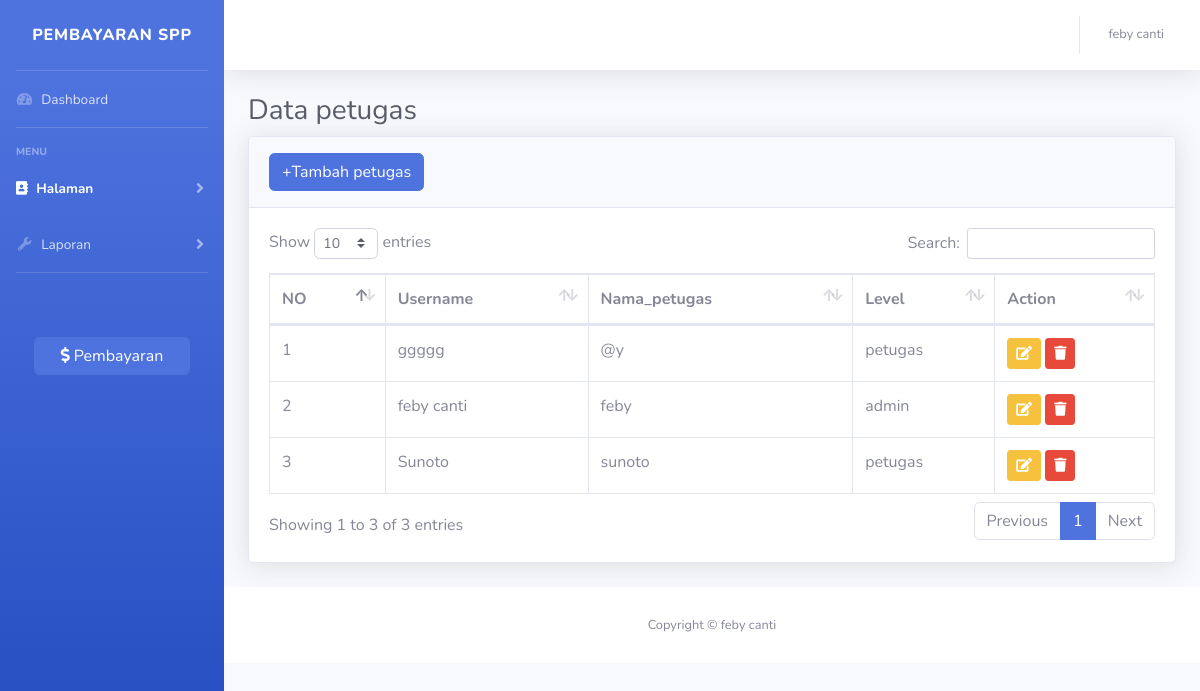
The app's page /index.php?page=petugas (signed in) with its own data.
### tables this page shows
CREATE TABLE `petugas` (
  `id_petugas` int(10) NOT NULL,
  `nama_petugas` varchar(30) NOT NULL,
  `username` varchar(20) NOT NULL,
  `password` varchar(32) NOT NULL,
  `level` enum('admin','petugas') NOT NULL
);

### petugas.php (the view, shortened to what this page needs)
<h1 class="h3 mb-2 text-gray-800">Data petugas</h1>
<div class="card shadow mb-4">
    <div class="card-header py-3">
        <button type="button" class="btn btn-primary" data-toggle="modal" data-target="#tambahpetugas">
            +Tambah petugas
        </button>
    </div>
    <div class="card-body">
        <div class="table-responsive">
            <table class="table table-bordered" id="dataTable" width="100%" cellspacing="0">
                <thead>
                    <tr>
                        <th>NO</th>
                        <th>Username</th>
                        <th>Nama_petugas</th>
                        <th>Level</th>
                        <th>Action</th>
                    </tr>
                </thead>
                <tbody>
                    <?php
                    $i = 1;
                    $query = mysqli_query($koneksi, "SELECT * FROM petugas");
                    while ($data = mysqli_fetch_array($query)) {
                    ?>
                        <tr>
                            <td><?php echo $i++ ?></td>
                            <td><?php echo $data['nama_petugas'] ?></td>
                            <td><?php echo $data['username'] ?></td>
                            <td><?php echo $data['level'] ?></td>
                            <td>
                                <button type="button" class="btn btn-warning btn-sm" data-toggle="modal" data-target="#editpetugas<?php echo $data['id_petugas'] ?>">
                                    <i class="fa fa-edit"></i>
                                </button>
                                <button type="button" class="btn btn-danger btn-sm" data-toggle="modal" data-target="#hapuspetugas<?php echo $data['id_petugas'] ?>">
                                    <i class="fa fa-trash"></i>
                                </button>
                            </td>
                        </tr>
                    <?php
                    }
                    ?>
                </tbody>
            </table>
        </div>
    </div>
</div>

### records on screen
petugas: nama_petugas "ggggg", username "@y", level "petugas"
petugas: nama_petugas "feby canti", username "feby", level "admin"
petugas: nama_petugas "Sunoto", username "sunoto", level "petugas"

### other values on screen
$_SESSION['user']['nama_petugas'] "feby canti"
